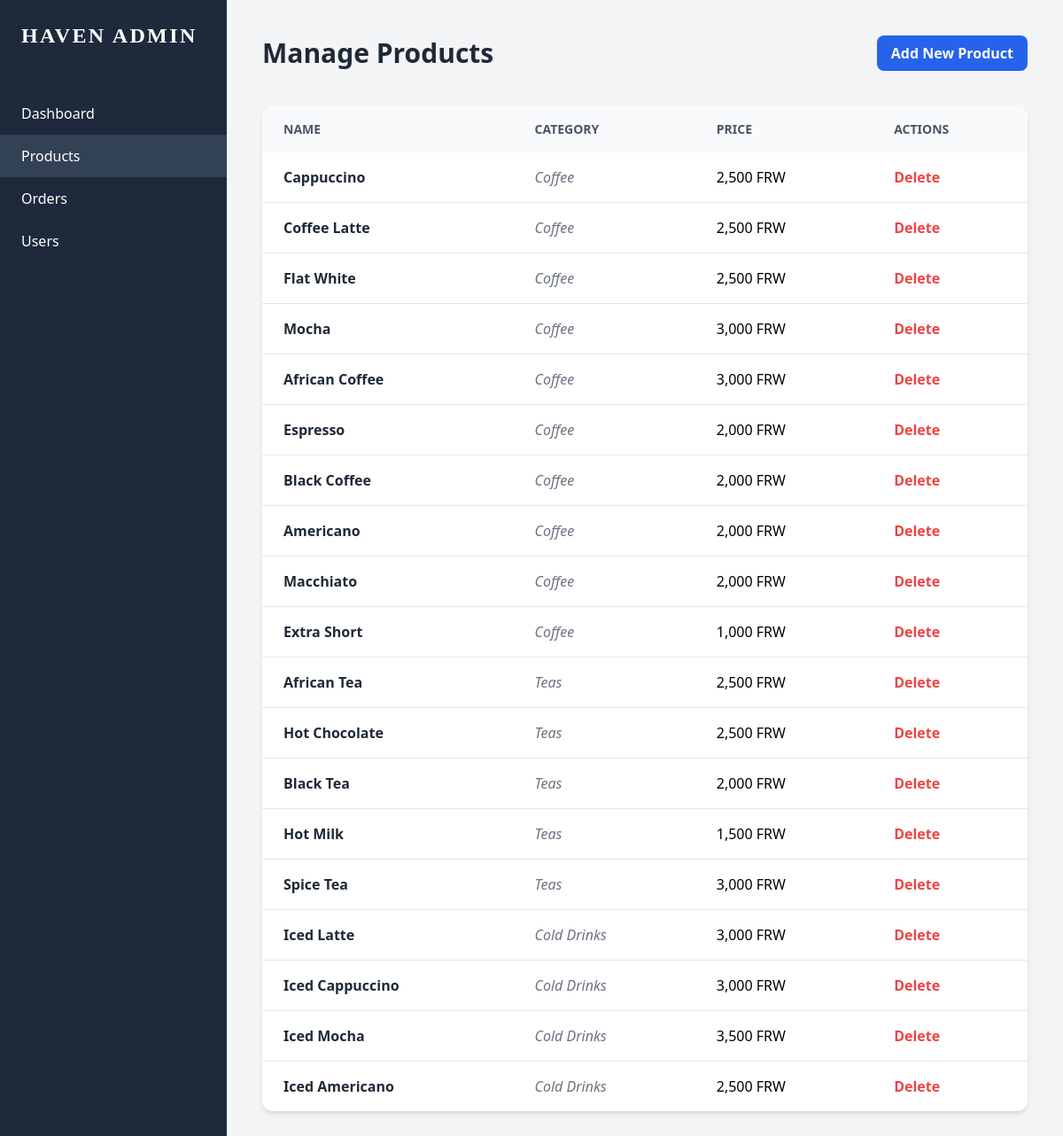
/admin/products.php (signed in), run on the app's committed database.
### tables this page shows
CREATE TABLE IF NOT EXISTS products (
    id INT AUTO_INCREMENT PRIMARY KEY,
    name VARCHAR(100) NOT NULL,
    description TEXT,
    price DECIMAL(10,2) NOT NULL,
    category VARCHAR(50) NOT NULL,
    image_url VARCHAR(255),
    created_at TIMESTAMP DEFAULT CURRENT_TIMESTAMP
);

### admin/products.php (the view, shortened to what this page needs)
<?php
include '../includes/db.php';
$products = mysqli_query($conn, "SELECT * FROM products ORDER BY created_at DESC");
?>
<!DOCTYPE html>
<html lang="en">
<head>
    <link rel="stylesheet" href="../assets/css/tailwind.css">
</head>
<body class="bg-gray-100 flex min-h-screen">
<aside class="w-64 bg-slate-800 text-white flex-shrink-0">
    <div class="p-6"><h1 class="text-2xl font-bold font-serif tracking-widest">HAVEN ADMIN</h1></div>
    <nav class="mt-6">
        <a href="index.php" class="block px-6 py-3 hover:bg-slate-700 transition">Dashboard</a>
        <a href="products.php" class="block px-6 py-3 bg-slate-700">Products</a>
        <a href="orders.php" class="block px-6 py-3 hover:bg-slate-700 transition">Orders</a>
        <a href="users.php" class="block px-6 py-3 hover:bg-slate-700 transition">Users</a>
    </nav>
</aside>
<main class="flex-grow p-10">
    <header class="flex justify-between items-center mb-10">
        <h2 class="text-3xl font-bold text-gray-800">Manage Products</h2>
        <button onclick="document.getElementById('add-modal').classList.remove('hidden')" class="bg-blue-600 text-white px-4 py-2 rounded-lg font-bold">Add New Product</button>
    </header>
    <div class="bg-white rounded-xl shadow-md overflow-hidden">
        <table class="w-full text-left">
            <thead class="bg-gray-50 text-gray-600 text-sm uppercase">
                <tr>
                    <th class="px-6 py-4">Name</th>
                    <th class="px-6 py-4">Category</th>
                    <th class="px-6 py-4">Price</th>
                    <th class="px-6 py-4">Actions</th>
                </tr>
            </thead>
            <tbody class="divide-y">
                <?php while ($p = mysqli_fetch_assoc($products)): ?>
                <tr>
                    <td class="px-6 py-4 font-bold text-gray-800"><?php echo $p['name']; ?></td>
                    <td class="px-6 py-4 italic text-gray-500"><?php echo ucfirst($p['category']); ?></td>
                    <td class="px-6 py-4"><?php echo number_format($p['price']); ?> FRW</td>
                    <td class="px-6 py-4">
                        <a href="products.php?delete=<?php echo $p['id']; ?>" class="text-red-500 hover:underline font-bold" onclick="return confirm('Are you sure?')">Delete</a>
                    </td>
                </tr>
                <?php endwhile; ?>
            </tbody>
        </table>
    </div>
</main>
</body>
</html>

### data on the page
products: name "Cappuccino", category "Coffee", price "2,500"
products: name "Coffee Latte", category "Coffee", price "2,500"
products: name "Flat White", category "Coffee", price "2,500"
products: name "Mocha", category "Coffee", price "3,000"
products: name "African Coffee", category "Coffee", price "3,000"
products: name "Espresso", category "Coffee", price "2,000"
products: name "Black Coffee", category "Coffee", price "2,000"
products: name "Americano", category "Coffee", price "2,000"
products: name "Macchiato", category "Coffee", price "2,000"
products: name "Extra Short", category "Coffee", price "1,000"
products: name "African Tea", category "Teas", price "2,500"
products: name "Hot Chocolate", category "Teas", price "2,500"
products: name "Black Tea", category "Teas", price "2,000"
products: name "Hot Milk", category "Teas", price "1,500"
products: name "Spice Tea", category "Teas", price "3,000"
products: name "Iced Latte", category "Cold Drinks", price "3,000"
products: name "Iced Cappuccino", category "Cold Drinks", price "3,000"
products: name "Iced Mocha", category "Cold Drinks", price "3,500"
products: name "Iced Americano", category "Cold Drinks", price "2,500"
